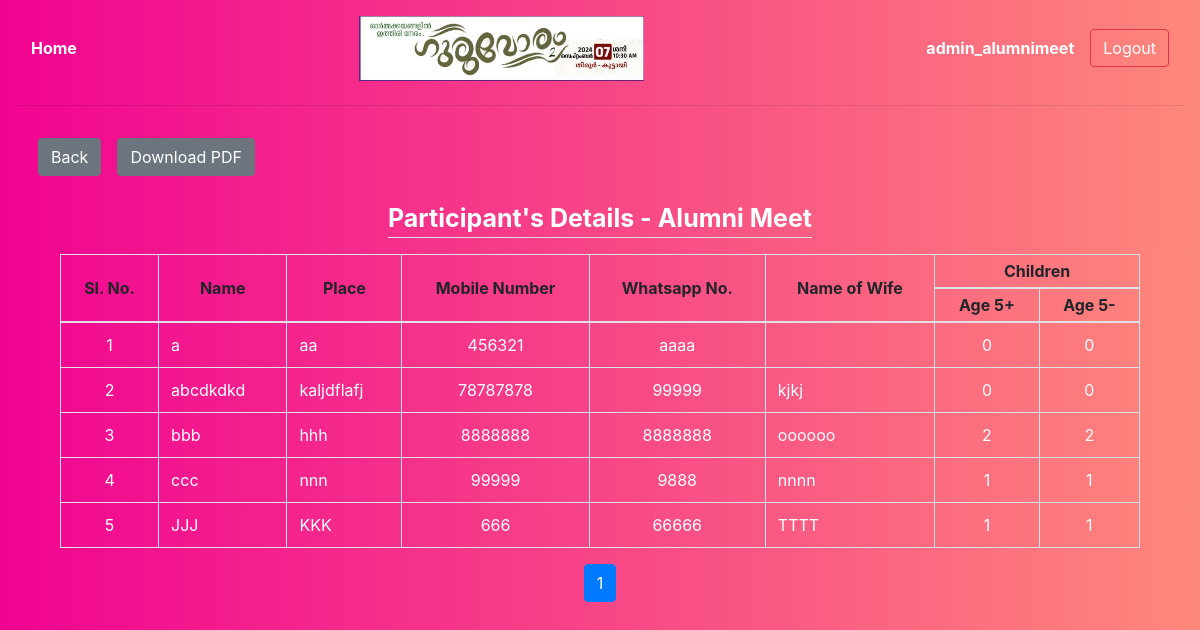
Page /participants_list/ (signed in) on the committed database.
### register_app/models.py (models this page shows)
class Alumni(models.Model):
    name = models.CharField(max_length=100)
    place = models.CharField(max_length=100)
    mobile_number = models.CharField(max_length=15, unique=True)
    whatsapp_number = models.CharField(max_length=15)
    name_of_wife = models.CharField(max_length=15, blank=True, default=None)
    no_of_child_below_5 = models.IntegerField(default=0)
    no_of_child_above_5 = models.IntegerField(default=0)
    is_registered = models.BooleanField(default=False)
    class Meta:
        ordering = ['name']

### register_app/views.py (the view)
# urls.py: path('participants_list/', participants_list, name="participants_list"),
@login_required
def participants_list(request):
    participants = Alumni.objects.filter(is_registered=True).order_by(Lower('name'))
    paginator = Paginator(participants, 25)
    page_number = request.GET.get('page')
    page_obj = paginator.get_page(page_number)
    return render(request, 'alumni/participants_list.html', {'page_obj' : page_obj})

### templates/alumni/participants_list.html (shortened to what this page needs)
{% extends 'admin/base.html' %}
{% block content %}
    <div class="container">
        <div class="row justify-content-left mt-4">
            <div class="m-2">
                <a class="btn btn-secondary" href="{% url 'alumni' %}">Back</a>
            </div>
            <div class="m-2">
                <a class="btn btn-secondary" href="{% url 'export_pdf_participants' %}">Download PDF</a>
            </div>
        </div>
        <main class="col-md-12">
            <div class="row justify-content-center">
                <div class="m-3 table-heading text-center text-white font-weight-bold border-bottom" style="font-size: 25px; line-height: 1.5;">
                    Participant's Details - Alumni Meet
                </div>
            </div>
            <div class="table-responsive sticky-header">
                <table class="table table-hover table-bordered">
                    <thead>
                        <tr style="text-align: center;">
                            <th class="align-middle" style="line-height: 1;" rowspan="2">Sl. No.</th>
                            <th class="align-middle" style="line-height: 1;" rowspan="2">Name</th>
                            <th class="align-middle" style="line-height: 1;" rowspan="2">Place</th>
                            <th class="align-middle" style="line-height: 1;" rowspan="2">Mobile Number</th>
                            <th class="align-middle" style="line-height: 1;" rowspan="2">Whatsapp No.</th>
                            <th class="align-middle" style="line-height: 1;" rowspan="2">Name of Wife</th>
                            <th class="align-middle" style="line-height: .5;" colspan="2">Children</th>
                        </tr>
                        <tr style="text-align: center;">
                            <th style="line-height: .5;">Age 5+ </th>
                            <th style="line-height: .5;">Age 5- </th>
                        </tr>
                    </thead>
                    <tbody>
                        {% for p in page_obj %}
                            <tr class="text-white">
                                <td class="text-center">{{ forloop.counter0|add:page_obj.start_index }}</td>
                                <td>{{ p.name }}</td>
                                <td>{{ p.place }}</td>
                                <td class="text-center">{{ p.mobile_number }}</td>
                                <td class="text-center">{{ p.whatsapp_number }}</td>
                                <td>{{ p.name_of_wife }}</td>
                                <td class="text-center">{{ p.no_of_child_below_5 }}</td>
                                <td class="text-center">{{ p.no_of_child_above_5 }}</td>
                        {% empty %}
                            <tr>
                                <td colspan="11" class="text-center text-white"><strong>No alumni found.</strong></td>
                            </tr>
                        {% endfor %}
                    </tbody>
                </table>
            </div>
            <div class="d-flex justify-content-center">
                <nav aria-label="Page navigation">
                    <ul class="pagination">
                        {% for num in page_obj.paginator.page_range %}
                            <li class="page-item {% if page_obj.number == num %}active{% endif %}">
                                <a class="page-link" href="?page={{ num }}">{{ num }}</a>
                            </li>
                        {% endfor %}
                    </ul>
                </nav>
            </div>
        </main>
    </div>
{% endblock %}

### templates/admin/base.html (shortened to what this page needs)
{% load static %}
<head>
    <link rel="stylesheet" href="https://stackpath.bootstrapcdn.com/bootstrap/4.3.1/css/bootstrap.min.css">
</head>
<body style="background: linear-gradient(to right, #f10392, #fe887b);">
    <div class="container-fluid">
        <header>
            <nav class="navbar navbar-light bg-gradient-light justify-content-between mt-2">
                <div class="d-flex w-100 justify-content-between align-items-center">
                    {% if user.is_authenticated %}
                        <a href="{% url 'admin_dashboard' %}" class="text-white"><strong>Home</strong></a>
                    {% endif %}
                    <img class="mx-auto d-block" src="{% static 'images/banner_alumni_meet.jpg' %}" style="width: 25%;" alt="Alumni Meet Banner">
                    <div class="d-flex align-items-center">
                        {% if user.is_authenticated %}
                            <span class="navbar-text mr-3 text-white">
                                <strong>{{ user.username }}</strong>
                            </span>
                            <a href="{% url 'logout' %}" class="btn btn-outline-danger my-2 my-sm-0 text-white">Logout</a>
                        {% else %}
                            <a href="{% url 'login' %}" class="btn btn-outline-primary my-2 my-sm-0">Login</a>
                        {% endif %}
                    </div>
                </div>
            </nav>
        </header>
        <hr>
        <section>
            {% block content %}
            {% endblock %}
        </section>
    </div>
</body>

### rows in the picture
Alumni: name "a", place "aa", mobile_number "456321", whatsapp_number "aaaa", no_of_child_below_5 "0", no_of_child_above_5 "0"
Alumni: name "abcdkdkd", place "kaljdflafj", mobile_number "78787878", whatsapp_number "99999", name_of_wife "kjkj", no_of_child_below_5 "0", no_of_child_above_5 "0"
Alumni: name "bbb", place "hhh", mobile_number "8888888", whatsapp_number "8888888", name_of_wife "oooooo", no_of_child_below_5 "2", no_of_child_above_5 "2"
Alumni: name "ccc", place "nnn", mobile_number "99999", whatsapp_number "9888", name_of_wife "nnnn", no_of_child_below_5 "1", no_of_child_above_5 "1"
Alumni: name "JJJ", place "KKK", mobile_number "666", whatsapp_number "66666", name_of_wife "TTTT", no_of_child_below_5 "1", no_of_child_above_5 "1"

### other values in the picture
{{ user.username }} "admin_alumnimeet"
{{ num }} "1"
